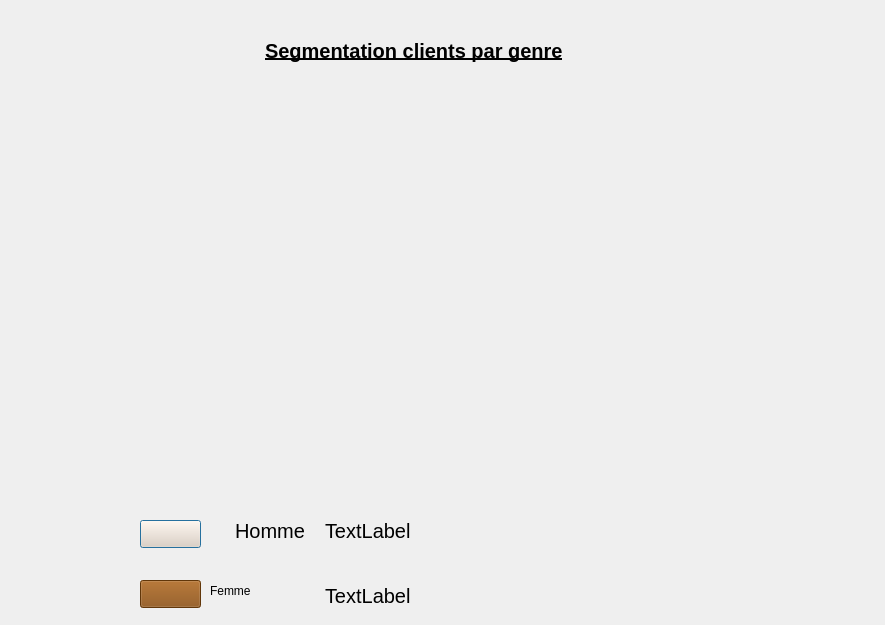
<?xml version="1.0" encoding="UTF-8"?>
<ui version="4.0">
 <class>PieChartWidget</class>
 <widget class="QDialog" name="PieChartWidget">
  <property name="geometry">
   <rect>
    <x>0</x>
    <y>0</y>
    <width>885</width>
    <height>625</height>
   </rect>
  </property>
  <property name="windowTitle">
   <string>Dialog</string>
  </property>
  <widget class="QLabel" name="label">
   <property name="geometry">
    <rect>
     <x>210</x>
     <y>490</y>
     <width>141</width>
     <height>81</height>
    </rect>
   </property>
   <property name="styleSheet">
    <string notr="true">QLabel {
  width: 100%;
  padding: 12px 20px;
  margin: 8px 0;
  display: inline-block;
 
	color: rgb(0, 0, 0);
  font-size: 20px;
font-family:Arial, Helvetica, sans-serif;;
}
</string>
   </property>
   <property name="text">
    <string>Homme</string>
   </property>
  </widget>
  <widget class="QLabel" name="label_2">
   <property name="geometry">
    <rect>
     <x>210</x>
     <y>560</y>
     <width>141</width>
     <height>61</height>
    </rect>
   </property>
   <property name="styleSheet">
    <string notr="true">QLabel {
  width: 100%;
  padding: 12px 20px;
  margin: 8px 0;
  display: inline-block;
 
	color: rgb(0, 0, 0);
  font-size: 20px;
font-family:Arial, Helvetica, sans-serif;;
}
Femme</string>
   </property>
   <property name="text">
    <string>Femme</string>
   </property>
  </widget>
  <widget class="QPushButton" name="pushButton">
   <property name="geometry">
    <rect>
     <x>140</x>
     <y>520</y>
     <width>61</width>
     <height>28</height>
    </rect>
   </property>
   <property name="styleSheet">
    <string notr="true">background-color: rgb(240,212,188);</string>
   </property>
   <property name="text">
    <string/>
   </property>
  </widget>
  <widget class="QPushButton" name="pushButton_2">
   <property name="geometry">
    <rect>
     <x>140</x>
     <y>580</y>
     <width>61</width>
     <height>28</height>
    </rect>
   </property>
   <property name="styleSheet">
    <string notr="true">background-color: rgb(136,76,12);</string>
   </property>
   <property name="text">
    <string/>
   </property>
  </widget>
  <widget class="QWidget" name="widget" native="true">
   <property name="geometry">
    <rect>
     <x>210</x>
     <y>90</y>
     <width>421</width>
     <height>421</height>
    </rect>
   </property>
  </widget>
  <widget class="QLabel" name="homme">
   <property name="geometry">
    <rect>
     <x>300</x>
     <y>500</y>
     <width>141</width>
     <height>61</height>
    </rect>
   </property>
   <property name="styleSheet">
    <string notr="true">QLabel {
  width: 100%;
  padding: 12px 20px;
  margin: 8px 0;
  display: inline-block;
 
	color: rgb(0, 0, 0);
  font-size: 20px;
font-family:Arial, Helvetica, sans-serif;;
}

</string>
   </property>
   <property name="text">
    <string>TextLabel</string>
   </property>
  </widget>
  <widget class="QLabel" name="femme">
   <property name="geometry">
    <rect>
     <x>300</x>
     <y>560</y>
     <width>131</width>
     <height>71</height>
    </rect>
   </property>
   <property name="styleSheet">
    <string notr="true">QLabel {
  width: 100%;
  padding: 12px 20px;
  margin: 8px 0;
  display: inline-block;
 
	color: rgb(0, 0, 0);
  font-size: 20px;
font-family:Arial, Helvetica, sans-serif;;
}
</string>
   </property>
   <property name="text">
    <string>TextLabel</string>
   </property>
  </widget>
  <widget class="QLabel" name="label_24">
   <property name="geometry">
    <rect>
     <x>240</x>
     <y>10</y>
     <width>541</width>
     <height>81</height>
    </rect>
   </property>
   <property name="font">
    <font>
     <family>Arial</family>
     <pointsize>-1</pointsize>
     <weight>75</weight>
     <bold>true</bold>
     <underline>true</underline>
    </font>
   </property>
   <property name="styleSheet">
    <string notr="true">QLabel {
  width: 100%;
  padding: 12px 20px;
  margin: 8px 0;
  display: inline-block;
 
	color: rgb(0, 0, 0);
  font-size: 20px;
font-family:Arial, Helvetica, sans-serif;
}</string>
   </property>
   <property name="text">
    <string>Segmentation clients par genre</string>
   </property>
  </widget>
 </widget>
 <resources/>
 <connections/>
</ui>
